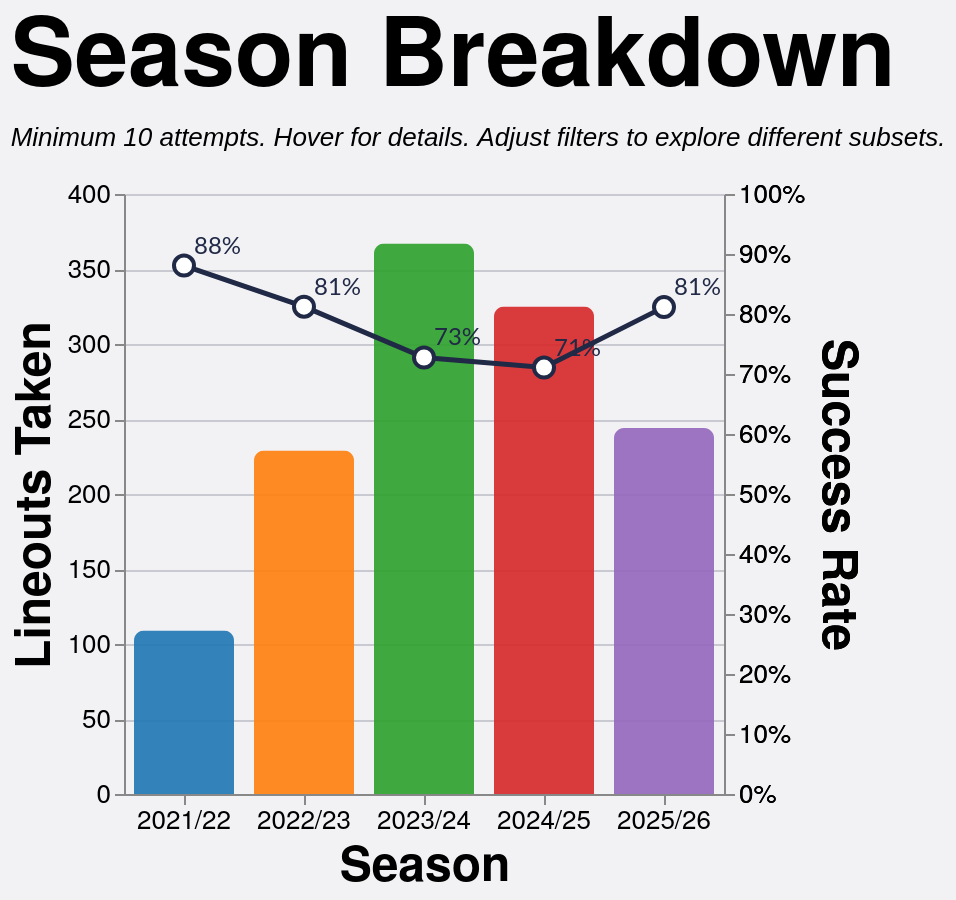

Express this chart as Vega-Lite.
### Vega-Lite specification from a JSON file in a GitHub repository (floating-point values rounded to 4 significant figures; data arrays with more than 128 entries replaced by an {"elided": "..."} marker saying what was removed)
{"config": {"axis": {"labelFont": "PT Sans Narrow, Helvetica Neue, Helvetica, Arial, sans-serif", "titleFont": "PT Sans Narrow, Helvetica Neue, Helvetica, Arial, sans-serif", "labelFontSize": 13, "titleFontSize": 24, "gridColor": "#202947", "gridOpacity": 0.2, "zindex": 1}, "text": {"font": "Lato, sans-serif"}, "bar": {"cornerRadiusEnd": 5}, "header": {"labelFont": "PT Sans Narrow, Helvetica Neue, Helvetica, Arial, sans-serif", "titleFont": "PT Sans Narrow, Helvetica Neue, Helvetica, Arial, sans-serif", "labelFontSize": 24, "titleFontSize": 28, "labelFontWeight": "bold", "orient": "left"}, "legend": {"labelFont": "PT Sans Narrow, Helvetica Neue, Helvetica, Arial, sans-serif", "titleFont": "PT Sans Narrow, Helvetica Neue, Helvetica, Arial, sans-serif", "labelFontSize": 14, "titleFontSize": 16, "titlePadding": 5, "fillColor": "white", "strokeColor": "black", "padding": 10, "titleFontWeight": "lighter", "titleFontStyle": "italic", "titleColor": "gray", "offset": 10}, "title": {"font": "PT Sans Narrow, Helvetica Neue, Helvetica, Arial, sans-serif", "fontSize": 48, "fontWeight": "bold", "anchor": "start", "align": "center", "titlePadding": 20, "subtitlePadding": 10, "subtitleFontSize": 13, "subtitleColor": "", "subtitleFontStyle": "italic", "offset": 15, "color": "black"}, "axisX": {"labelAngle": 0}, "facet": {"title": null, "header": null, "align": {"row": "each", "column": "each"}}, "resolve": {"scale": {"y": "independent", "facet": "independent"}}, "background": "#f2f1f4", "scale": {"offsetBandPaddingOuter": 0.2, "offsetBandPaddingInner": 0.1}, "view": {"stroke": null, "background": "transparent"}}, "layer": [{"mark": {"type": "bar", "opacity": 0.9, "size": 50}, "encoding": {"color": {"field": "season", "legend": null, "scale": {"scheme": "category10"}, "type": "nominal"}, "stroke": {"value": "transparent"}, "tooltip": [{"field": "season", "title": "Season", "type": "nominal"}, {"field": "attempts", "format": ",.0f", "title": "Attempts", "type": "quantitative"}, {"field": "won", "format": ",.0f", "title": "Won", "type": "quantitative"}, {"field": "success_rate", "format": ".1%", "title": "Success Rate", "type": "quantitative"}], "x": {"axis": {"labelAngle": 0}, "field": "season", "sort": ["2021/22", "2022/23", "2023/24", "2024/25", "2025/26"], "title": "Season", "type": "nominal"}, "y": {"field": "attempts", "title": "Lineouts Taken", "type": "quantitative"}}, "transform": [{"filter": "(loSquad == 'All' || datum.squad == loSquad) && (loSeason == 'All' || datum.season == loSeason) && (loGameType == 'All' || (loGameType == 'League + Cup' && (datum.game_type == 'League' || datum.game_type == 'Cup')) || (loGameType == 'League only' && datum.game_type == 'League') || datum.game_type == loGameType) && (loThrower == 'All' || datum.thrower == loThrower) && (loJumper == 'All' || datum.jumper == loJumper) && (loArea == 'All' || datum.area == loArea) && (loNumbers == 'All' || datum.numbers == loNumbers)"}, {"aggregate": [{"op": "count", "as": "attempts"}, {"op": "sum", "field": "won", "as": "won"}], "groupby": ["season"]}, {"filter": "datum.attempts >= 10"}, {"calculate": "datum.won / datum.attempts", "as": "success_rate"}]}, {"mark": {"type": "line", "point": {"fill": "white", "filled": false, "size": 100, "stroke": "#202946"}, "stroke": "#202946", "strokeWidth": 2.5}, "encoding": {"tooltip": [{"field": "season", "title": "Season", "type": "nominal"}, {"field": "attempts", "format": ",.0f", "title": "Attempts", "type": "quantitative"}, {"field": "won", "format": ",.0f", "title": "Won", "type": "quantitative"}, {"field": "success_rate", "format": ".1%", "title": "Success Rate", "type": "quantitative"}], "x": {"axis": {"labelAngle": 0}, "field": "season", "sort": ["2021/22", "2022/23", "2023/24", "2024/25", "2025/26"], "title": "Season", "type": "nominal"}, "y": {"axis": {"format": "%"}, "field": "success_rate", "scale": {"domain": [0, 1]}, "title": "Success Rate", "type": "quantitative"}}, "transform": [{"filter": "(loSquad == 'All' || datum.squad == loSquad) && (loSeason == 'All' || datum.season == loSeason) && (loGameType == 'All' || (loGameType == 'League + Cup' && (datum.game_type == 'League' || datum.game_type == 'Cup')) || (loGameType == 'League only' && datum.game_type == 'League') || datum.game_type == loGameType) && (loThrower == 'All' || datum.thrower == loThrower) && (loJumper == 'All' || datum.jumper == loJumper) && (loArea == 'All' || datum.area == loArea) && (loNumbers == 'All' || datum.numbers == loNumbers)"}, {"aggregate": [{"op": "count", "as": "attempts"}, {"op": "sum", "field": "won", "as": "won"}], "groupby": ["season"]}, {"filter": "datum.attempts >= 10"}, {"calculate": "datum.won / datum.attempts", "as": "success_rate"}]}, {"mark": {"type": "text", "align": "left", "baseline": "middle", "color": "#202946", "dx": 5, "dy": -10, "fontSize": 12}, "encoding": {"text": {"field": "success_rate", "format": ".0%", "type": "quantitative"}, "x": {"axis": {"labelAngle": 0}, "field": "season", "sort": ["2021/22", "2022/23", "2023/24", "2024/25", "2025/26"], "title": "Season", "type": "nominal"}, "y": {"axis": {"format": "%"}, "field": "success_rate", "scale": {"domain": [0, 1]}, "title": "Success Rate", "type": "quantitative"}}, "transform": [{"filter": "(loSquad == 'All' || datum.squad == loSquad) && (loSeason == 'All' || datum.season == loSeason) && (loGameType == 'All' || (loGameType == 'League + Cup' && (datum.game_type == 'League' || datum.game_type == 'Cup')) || (loGameType == 'League only' && datum.game_type == 'League') || datum.game_type == loGameType) && (loThrower == 'All' || datum.thrower == loThrower) && (loJumper == 'All' || datum.jumper == loJumper) && (loArea == 'All' || datum.area == loArea) && (loNumbers == 'All' || datum.numbers == loNumbers)"}, {"aggregate": [{"op": "count", "as": "attempts"}, {"op": "sum", "field": "won", "as": "won"}], "groupby": ["season"]}, {"filter": "datum.attempts >= 10"}, {"calculate": "datum.won / datum.attempts", "as": "success_rate"}]}], "data": {"name": "data-15e79532cff8ae58bb045c3a34749407"}, "height": 300, "params": [{"name": "loSquad", "value": "All"}, {"name": "loSeason", "value": "All"}, {"name": "loGameType", "value": "All"}, {"name": "loThrower", "value": "All"}, {"name": "loJumper", "value": "All"}, {"name": "loArea", "value": "All"}, {"name": "loNumbers", "value": "All"}], "resolve": {"scale": {"y": "independent"}}, "title": {"text": "Season Breakdown", "subtitle": "Minimum 10 attempts. Hover for details. Adjust filters to explore different subsets."}, "width": {"step": 60}, "$schema": "https://vega.github.io/schema/vega-lite/v5.20.1.json", "datasets": {"data-15e79532cff8ae58bb045c3a34749407": {"elided": "1274 records"}}}
